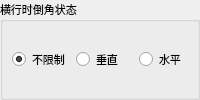
           <widget class="QGroupBox" name="groupBoxRotate">
            <property name="sizePolicy">
             <sizepolicy hsizetype="Expanding" vsizetype="Preferred">
              <horstretch>0</horstretch>
              <verstretch>0</verstretch>
             </sizepolicy>
            </property>
            <property name="maximumSize">
             <size>
              <width>16777215</width>
              <height>16777215</height>
             </size>
            </property>
            <property name="font">
             <font>
              <family>微软雅黑</family>
              <pointsize>8</pointsize>
              <weight>50</weight>
              <italic>false</italic>
              <bold>false</bold>
             </font>
            </property>
            <property name="title">
             <string>横行时倒角状态</string>
            </property>
            <layout class="QHBoxLayout" name="horizontalLayoutRotateTravel">
             <property name="leftMargin">
              <number>9</number>
             </property>
             <property name="topMargin">
              <number>2</number>
             </property>
             <property name="rightMargin">
              <number>2</number>
             </property>
             <property name="bottomMargin">
              <number>2</number>
             </property>
             <item>
              <widget class="xRadioButton" name="radioButtonNoLimit">
               <property name="sizePolicy">
                <sizepolicy hsizetype="Minimum" vsizetype="Fixed">
                 <horstretch>0</horstretch>
                 <verstretch>0</verstretch>
                </sizepolicy>
               </property>
               <property name="minimumSize">
                <size>
                 <width>0</width>
                 <height>25</height>
                </size>
               </property>
               <property name="maximumSize">
                <size>
                 <width>16777215</width>
                 <height>25</height>
                </size>
               </property>
               <property name="font">
                <font>
                 <family>微软雅黑</family>
                 <pointsize>8</pointsize>
                 <weight>50</weight>
                 <italic>false</italic>
                 <bold>false</bold>
                </font>
               </property>
               <property name="focusPolicy">
                <enum>Qt::NoFocus</enum>
               </property>
               <property name="text">
                <string>不限制</string>
               </property>
               <property name="checked">
                <bool>true</bool>
               </property>
              </widget>
             </item>
             <item>
              <widget class="xRadioButton" name="radioButtonRotVer">
               <property name="sizePolicy">
                <sizepolicy hsizetype="Minimum" vsizetype="Fixed">
                 <horstretch>0</horstretch>
                 <verstretch>0</verstretch>
                </sizepolicy>
               </property>
               <property name="minimumSize">
                <size>
                 <width>0</width>
                 <height>25</height>
                </size>
               </property>
               <property name="maximumSize">
                <size>
                 <width>16777215</width>
                 <height>25</height>
                </size>
               </property>
               <property name="font">
                <font>
                 <family>微软雅黑</family>
                 <pointsize>8</pointsize>
                 <weight>50</weight>
                 <italic>false</italic>
                 <bold>false</bold>
                </font>
               </property>
               <property name="focusPolicy">
                <enum>Qt::NoFocus</enum>
               </property>
               <property name="text">
                <string>垂直</string>
               </property>
               <property name="checked">
                <bool>false</bool>
               </property>
              </widget>
             </item>
             <item>
              <widget class="xRadioButton" name="radioButtonRotHor">
               <property name="sizePolicy">
                <sizepolicy hsizetype="Minimum" vsizetype="Fixed">
                 <horstretch>0</horstretch>
                 <verstretch>0</verstretch>
                </sizepolicy>
               </property>
               <property name="minimumSize">
                <size>
                 <width>0</width>
                 <height>25</height>
                </size>
               </property>
               <property name="maximumSize">
                <size>
                 <width>16777215</width>
                 <height>25</height>
                </size>
               </property>
               <property name="font">
                <font>
                 <family>微软雅黑</family>
                 <pointsize>8</pointsize>
                 <weight>50</weight>
                 <italic>false</italic>
                 <bold>false</bold>
                </font>
               </property>
               <property name="focusPolicy">
                <enum>Qt::NoFocus</enum>
               </property>
               <property name="text">
                <string>水平</string>
               </property>
               <property name="checked">
                <bool>false</bool>
               </property>
              </widget>
             </item>
            </layout>
           </widget>
